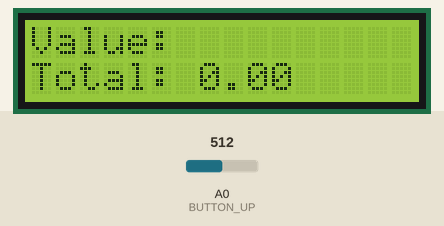
Simulated run of this program. Board: Arduino Nano, built with avr-gcc and run on an emulated ATmega328P. Parts: 16×2 character LCD. Inputs (shaded band) come from the test bench; at power-on: A0 (BUTTON_UP) = 512. What the program prints to the serial monitor is not drawn.

Above: at 1.2 s.
1.3 s: A0 (BUTTON_UP) set to 716
2.8 s: A0 (BUTTON_UP) set to 697
At 3.7 s:
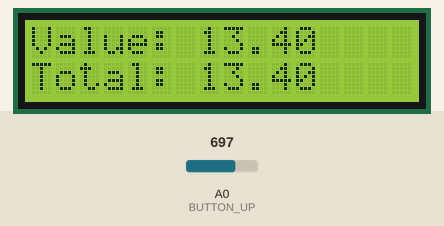
Timing chart, 0 to 5.8 s (numbered marks = the images above; inputs shaded):
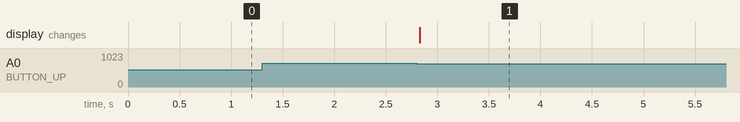

Measured:
- after the input at 1.3 s, every drawn part: stays the same
- after the input at 2.8 s, the display: changes at once (image 1)

The program:

main.cpp
```cpp
/*
 * Displays text sent over the serial port (e.g. from the Serial Monitor) on
 * an attached LCD.
 * YWROBOT
 *Compatible with the Arduino IDE 1.0
 *Library version:1.1
 */
#include <Arduino.h>
#include <Wire.h>
#include <LiquidCrystal_I2C.h>
#include <EEPROM.h>
#include <avr/interrupt.h>

#define DETECT_TRESHOLD 10
#define ADC_DATA_SIZE 200

enum STATE:uint8_t{
  IDLE,
  IDLE_ADC_READY,
  COIN_DETECTED,
  CALCULATE,
  UPDATE,
  END
};

STATE state = IDLE;

float coin_dim[5] = {13.4, 15.4,882,916,957};
float coin_nom[5] = {1,2,5,0.05,1};
float coins_sum = 0;

struct EEPROM_DATA{
  uint8_t notNew;
  float coins_sum;
};

EEPROM_DATA local_data;

float normal_val=0;
uint8_t adc_count = 0;
uint16_t adc_new = 0;
uint16_t adc_last = 0;
uint16_t adc_data [ADC_DATA_SIZE];

uint16_t coins_diam[]= {0,0};

extern "C" {
  #include "buttons.h"
}

LiquidCrystal_I2C lcd(0x27,16,2);  // set the LCD address to 0x27 for a 16 chars and 2 line display

int lookforcoin(float);
uint16_t largest(uint16_t*, uint8_t);
void ADC_Init();

void setup()
{
  lcd.init();                      // initialize the lcd
  lcd.backlight();

  /*
  EEPROM.get(0,local_data);
  if(local_data.notNew == 0){
    local_data.notNew = 1;
  }
  */

  Serial.begin(115200);

    lcd.clear();
      lcd.print("Value: ");
      lcd.setCursor(0,1);
      lcd.print("Total: ");
      lcd.print(coins_sum);

}


void loop()
{

  for (int i = 0; i < 10; i++)
  {
    normal_val += (float)analogRead(0);
  }
  normal_val /= 10.0;

  adc_new = analogRead(0);
  adc_last = adc_new;
  state = IDLE_ADC_READY;

  while(state == IDLE_ADC_READY){
    adc_new = analogRead(0);
    if( adc_new > normal_val + 3){
      state = COIN_DETECTED;
      Serial.print("coin!!!");

      int max_num=analogRead(0);
      int new_max=max_num;
      while(state==COIN_DETECTED){
        new_max = analogRead(0);
        if(max_num < new_max )
        {
            max_num = new_max;
        }
        if (max_num - new_max > 5){
          state = UPDATE;
        }
      }

      Serial.print("max:");
      Serial.println(max_num-normal_val);

      int coin = lookforcoin((float)max_num-normal_val);
      float coin_nominal = coin_nom[coin];
      Serial.print(coin);
      Serial.print("--");
      Serial.println(coin_nominal);

      lcd.clear();
      lcd.print("Value: ");
      lcd.println(coin_nominal);
      lcd.setCursor(0,1);
      lcd.print("Total: ");
      coins_sum += coin_nominal;
      lcd.print(coins_sum);

    }
    adc_last = adc_new;
  }
  delay(500);
}

int lookforcoin(float diam){
  for(int i=0;i<5; i++){
    if(fabs(diam - (float)coin_dim[i])<1.5*(i+1)){
      return i;
    }
  }
}
```

buttons.c
```cpp
#include "buttons.h"
#include <stdio.h>
#include <stdint.h>

uint8_t buttons_down = 0;
uint8_t buttons_pressed = 0;
uint8_t buttons_up = 0;

uint8_t buttons_scanArray[]={BUTTON_UP , BUTTON_DOWN , BUTTON_ENTER};

void buttons_init(){
	BUTTONS_DDR = (0 << BUTTON_UP)|(0 << BUTTON_DOWN)|(0 << BUTTON_ENTER);
}

uint8_t button_down(uint8_t bCode){
	if(buttons_down & (1 << bCode)){
		return 1;
	}else{
		return 0;
	}
}

uint8_t button_pressed(uint8_t bCode){
	if(buttons_pressed & (1 << bCode)){
		return 1;
	}else{
		return 0;
	}
}

uint8_t button_up(uint8_t bCode){
	if(buttons_up & (1 << bCode)){
		return 1;
	}else{
		return 0;
	}
}

void buttons_update(){
	int i;
	for(i = 0; i < sizeof(buttons_scanArray); i++){
		if(BUTTONS_PIN & (1 << buttons_scanArray[i])){
			if(buttons_down & (1 << buttons_scanArray[i]) ){
				buttons_down &= ~(1 << buttons_scanArray[i]);
				buttons_pressed |= (1 << buttons_scanArray[i]);
				return;
			}else if(buttons_pressed & (1 << buttons_scanArray[i])){
				return;
			}else{
				buttons_down |= (1 << buttons_scanArray[i]);
			}
		}else{
			if (buttons_pressed & (1 << buttons_scanArray[i]))
			{
				buttons_pressed &= ~(1 << buttons_scanArray[i]);
				buttons_up |= (1 << buttons_scanArray[i]);
			}
			else
			{
				buttons_up &= ~(1 << buttons_scanArray[i]);
			}
		}
	}
}
```

buttons.h
```cpp
/*
 * buttons.h
 *
 * Created: 20.01.2020 1:05:00
 *  Author: admin
 */

#include <Arduino.h>

#ifndef BUTTONS_H_
#define BUTTONS_H_

#define BUTTONS_DDR DDRC
#define BUTTONS_PORT PORTC
#define BUTTONS_PIN PINC

#define BUTTON_UP  PORTC0
#define BUTTON_DOWN PORTC1
#define BUTTON_ENTER PORTC2


void buttons_init();
uint8_t button_down(uint8_t);
uint8_t button_pressed(uint8_t);
uint8_t button_up(uint8_t);
void buttons_update();

#endif /* BUTTONS_H_ */
```
